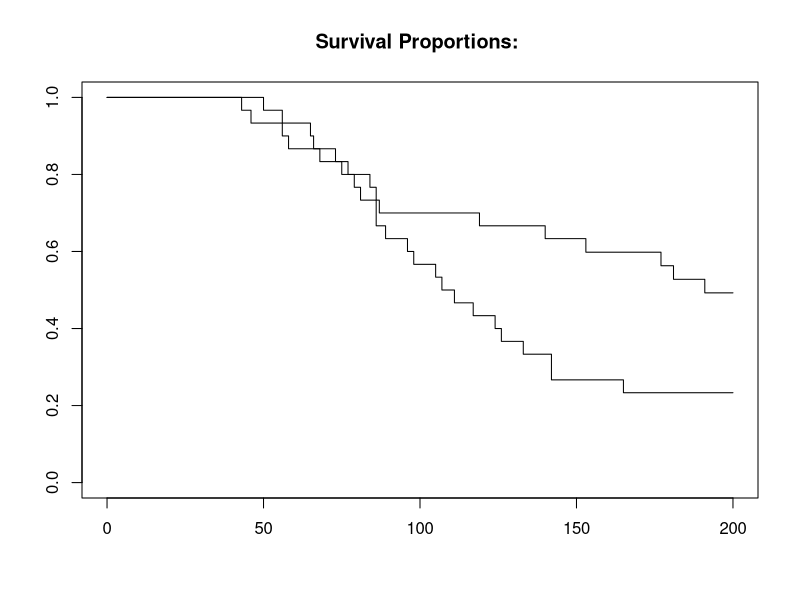

R code for this plot: (Note: this script raises an error after producing the figure.)
## ---- chunk 1
knitr::opts_chunk$set(
    echo = TRUE,
    warning = FALSE,
    message = FALSE)
## ---- chunk 2
diet <- read.csv("526/diet.csv")
head(diet)
## ---- chunk 3
library("survival")
library("survminer")
## ---- chunk 4
# fit a Kaplan-Meier and plot it
km <- survfit(Surv(futime, fustat) ~ fat, data = diet[31:90, ])
plot(km, main = "Survival Proportions: ")
ggsurvplot(km, conf.type = "log-log")
plot(coxph(cox.fit))

# Cox model
cox.fit <- coxph(Surv(futime, fustat) ~ fat, data = diet[31:90, ])
cox.fit

# Q1-b
# logrank test
surv_diff <- survdiff(Surv(futime, fustat) ~ fat, data = diet[31:90, ])
surv_diff

# Q1-c
# logrank test
surv_diff2 <- survdiff(Surv(futime, fustat) ~ fat, data = diet)
surv_diff2
